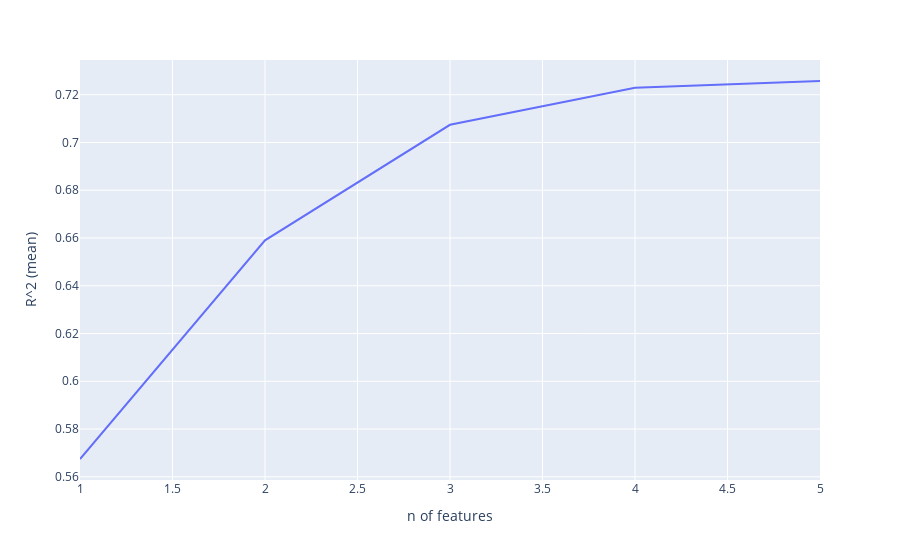

Source (notebook cell):
### Code cell
scores = []

for i in range(1,6):
    selection_forward = SequentialFeatureSelector(LinearRegression(), n_features_to_select=i,
                                        direction='backward').fit(train_X, train_y)
    selected_features = train_X.columns[selection_forward.get_support()]
    scores.append(cross_val_score(LinearRegression(), train_X[selected_features], train_y, cv=10).mean())

result = pd.DataFrame(zip(range(1,6), scores), columns=['n of features', 'R^2 (mean)'])
px.line(result, x='n of features', y='R^2 (mean)')

### Figure 1 — Plotly figure (JSON) as saved in the notebook; plotly's stock layout.template omitted (floating-point values rounded to 4 significant figures)
{"data": [{"hovertemplate": "n of features=%{x}<br>R^2 (mean)=%{y}<extra></extra>", "legendgroup": "", "line": {"color": "#636efa", "dash": "solid"}, "mode": "lines", "name": "", "orientation": "v", "showlegend": false, "type": "scatter", "x": [1, 2, 3, 4, 5], "xaxis": "x", "y": [0.5675, 0.659, 0.7074, 0.723, 0.7258], "yaxis": "y"}], "layout": {"legend": {"tracegroupgap": 0}, "margin": {"t": 60}, "xaxis": {"anchor": "y", "domain": [0, 1], "title": {"text": "n of features"}}, "yaxis": {"anchor": "x", "domain": [0, 1], "title": {"text": "R^2 (mean)"}}}}
